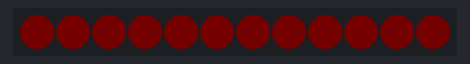
The sketch below on a simulated Arduino Uno, built with avr-gcc and run on an emulated ATmega328P. On the bench: 12 RGB LEDs in strip order, left to right. Dim RGB values are drawn brighter than linear; what the sketch prints to the serial monitor is not drawn.

Above: at 10.19 s.
At 12.96 s:
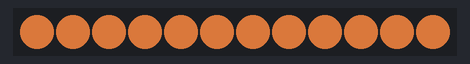
At 14.8 s:
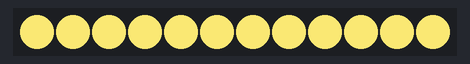
At 20.1 s:
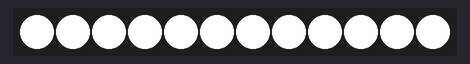

The sketch:

ArduLedSun.ino
```cpp
#include <Adafruit_NeoPixel.h>


#define PIN_NEO_PIXEL  7   // Arduino pin that connects to NeoPixel
#define NUM_PIXELS     12  // The number of LEDs (pixels) on NeoPixel

Adafruit_NeoPixel NeoPixel(NUM_PIXELS, PIN_NEO_PIXEL, NEO_GRB + NEO_KHZ800);
long int godz;
long int offset;
int wlaczone; // 0 - wyłączone, 1 - włączone

long int gToMs(long int gdz)
{
  String g = String(gdz);
  long int hms = g.substring(0,2).toInt() * 3600000;
  long int mms = g.substring(2,4).toInt() * 60000;
  long int sms = g.substring(4,6).toInt() * 1000;
  long int ms = hms + mms + sms;
  return ms;
}

long int msToG(long int mm)
{
  long int ms = mm  - (mm/86400000 * 86400000);
  int hi = ms/3600000;
  int mi =(ms - hi * 3600000) / 60000;
  int si = (ms - hi * 3600000 - mi * 60000) / 1000;
  String h = String(hi);
  String m = String(mi);
  String s = String(si);
  if(hi < 10) { h = '0' + h;}
  if(mi < 10) { m = '0' + m;}
  if(si < 10) { s = '0' + s;}
  String hm = h + m + s;
  return hm.toInt();
}

void setup()
{
  Serial.begin(9600);
  NeoPixel.begin();
  //Serial.println("Podaj godzine");
  //while(Serial.available() == 0) {}
  godz = 120000;
  offset = gToMs(godz) - millis();
  wlaczone = 0;
}

void wlaczWszystkie(long int i)
{
  if(wlaczone != 1 && i == godz)
  {
    for (int i =0; i < NUM_PIXELS; i++)
    {
      NeoPixel.setPixelColor(i, NeoPixel.Color(255, 255, 255));
      NeoPixel.setBrightness(255);
    }
    NeoPixel.show();
    wlaczone = 1;
  }
}

void wylaczWszystkie(long int i)
{
  if (wlaczone != 0 && i == godz)
  {
    NeoPixel.clear();
    NeoPixel.show();
    wlaczone = 0;
  }
}

void rozjasniaj(long int odg, long int dog)
{
  if (godz >= odg && godz <= dog)
  {
    long int interwal = gToMs(dog) - gToMs(odg);
    long int biezacy = (millis() + offset) - gToMs(odg);
    double proc = (double)biezacy/(double)interwal;
    int r = 255;
    int g = 255 * (proc * 2);
    int b = 255 * proc;
    int bright = 255 * (proc * 2);
    if(g > 255) g = 255;
    if(b > 255) b = 255;
    if(bright > 255) bright = 255;
    for (int i = 0; i < NUM_PIXELS; i++)
    {
      NeoPixel.setPixelColor(i, NeoPixel.Color(r, g, b));
    }
    NeoPixel.setBrightness(bright);
    NeoPixel.show();
  }
}

void przyciemniaj(long int odg, long int dog)
{
  if (godz >= odg && godz <= dog)
  {
    long int interwal = gToMs(dog) - gToMs(odg);
    long int biezacy = (millis() + offset) - gToMs(odg);
    double proc = (double)biezacy/(double)interwal;
    int r = 255;
    int g = 255 - (255 * proc);
    int b = 255 - (255 * (proc * 2));
    int bright = 255 - (255 * proc);
    if(g < 0 ) g = 0;
    if(b < 0) b = 0;
    if(bright < 0) bright = 0;
    for (int i = 0; i < NUM_PIXELS; i++)
    {
      NeoPixel.setPixelColor(i, NeoPixel.Color(r, g, b));
    }
    NeoPixel.setBrightness(bright);
    NeoPixel.show();
  }
}

void loop()
{
  if(Serial.available()!=0)
  {
    godz = Serial.readString().toInt();
    offset = gToMs(godz) - millis();
  }
  godz = msToG(millis() + offset);
  Serial.println(String(godz));
  //wlaczWszystkie(120010);
  //wylaczWszystkie(120015);
  rozjasniaj(120010, 120020);
  przyciemniaj(120021, 120030);
}
```
